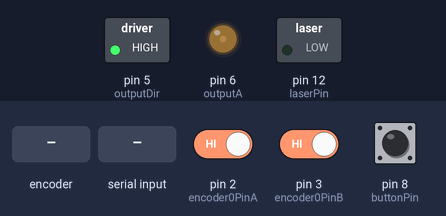
The sketch below on a simulated Arduino Uno, built with avr-gcc and run on an emulated ATmega328P. Shown: switched loads named in the sketch (green lamp = pin HIGH), output pins drawn as LEDs (lit = HIGH). The inputs (shaded band) are chosen by the test bench; at power-on: pin 2 (encoder0PinA) HIGH, pin 3 (encoder0PinB) HIGH, pin 8 (buttonPin) LOW. What the sketch prints to the serial monitor is not drawn.

Above: at 1.2 s.
1.3 s: rotary encoder on pin 2 (encoder0PinA) / pin 3 (encoder0PinB) turned 1 step (first pin leading)
At 2.1 s:
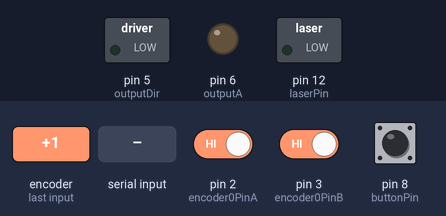
3.0 s: "90,45\n" received over Serial
At 4.2 s:
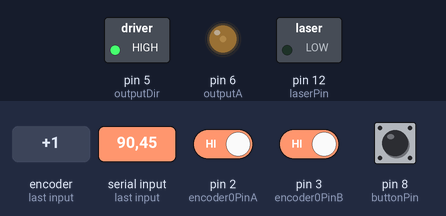
4.5 s: rotary encoder on pin 2 (encoder0PinA) / pin 3 (encoder0PinB) turned 3 steps (first pin leading)
At 5.8 s:
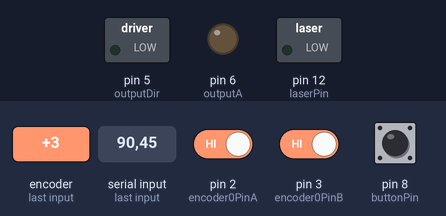
6.6 s: "30,150\n" received over Serial
At 7.0 s:
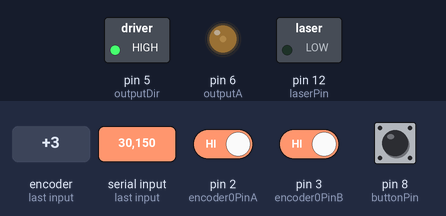
Timing chart, 0 to 9.1 s (numbered marks = the images above; inputs shaded):
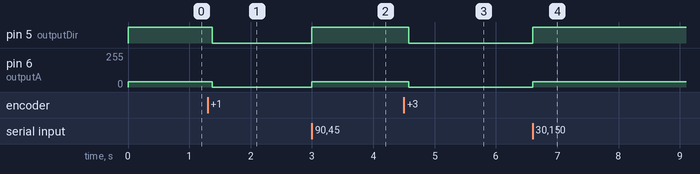

Measured:
- after the input at 1.3 s, pin 5 (outputDir): HIGH → LOW after 0.08 s; pin 6 (outputA): 40/255 → 0/255 after 0.08 s
- after the input at 3.0 s, pin 5 (outputDir): LOW → HIGH at once; pin 6 (outputA): 0/255 → 40/255 at once
- after the input at 4.5 s, pin 5 (outputDir): HIGH → LOW after 0.08 s; pin 6 (outputA): 40/255 → 0/255 after 0.08 s
- after the input at 6.6 s, pin 5 (outputDir): LOW → HIGH at once; pin 6 (outputA): 0/255 → 40/255 at once

The sketch:

move_no_base_no_Serial.ino
```cpp
#define outputA 6
#define outputDir 5
#define buttonPin 8
#define laserPin 12
#define baseencoder0Pos 0;
int encoder0PinA = 2;
int encoder0PinB = 3;
int count = 0;
//bool agneler(int input, bool clockwise ) {
//  loop(input,clockwise);
//}
double ratio = 5.825;
volatile int encoder0Pos = baseencoder0Pos;
volatile int encoder0PinALast = LOW;
volatile int n = LOW;
int valNew = 0;
int valOld = 0;
volatile int m = LOW;
int angle = 0;
int delta = 0;
bool stop = false;
bool clockwise = true;
//bool clockwise = false;
int maxx = angle;
int minn = -angle;
int buttonState = 0;
int max_vel = 40;
int min_vel = 5;
double prop = 0.3;
double derv = 1;
bool last_dir = clockwise;
int backlash = 7;
bool dironpush = clockwise;
bool right = false;
bool left = false;
int absmax = 360*ratio +50;
int absmin = -1*50;
void CountA()
{
  n = digitalRead(encoder0PinA);
  if ((encoder0PinALast == LOW) && (n == HIGH)) {
    if (m == LOW) {                                 // m == direction
      encoder0Pos--;
    }
    else {
      encoder0Pos++;
    }
  }
}
void StateB()
{
  m = digitalRead(encoder0PinB);
}
void setup()
{
  //attach to pins
  pinMode (encoder0PinA,INPUT);
  pinMode (encoder0PinB,INPUT);
  pinMode(outputA,OUTPUT);
  pinMode(outputDir,OUTPUT);
  pinMode(buttonPin,INPUT);
  pinMode(laserPin,OUTPUT);
  Serial.begin (2000000);

  attachInterrupt(1, CountA, CHANGE);
  attachInterrupt(0, StateB, FALLING);

}

void loop()
{
    digitalWrite(laserPin,LOW); //laser Works all time long

    //get the angle from the user.
    if (Serial.available() > 0) {
        stop = false;
        int angle1 = (int)Serial.parseInt();
        //Serial.print(Serial.available());
        //int angle2 = (int)Serial.read();
        //there's an option for resolution improvement
        angle = angle1;
        Serial.print(angle);
        angle *= ratio;
        Serial.print("received: ");
        clockwise = true;
        if (angle < 0) {
          clockwise = false;
          angle = -angle;
        }
        if(last_dir != clockwise)
        {
          angle += backlash;
          Serial.print("in");
        }
        maxx = encoder0Pos + angle;
        minn = encoder0Pos - angle;
        Serial.println(angle, DEC);
    }
    if(encoder0Pos < maxx && clockwise)
    {
       delta = maxx - encoder0Pos;
    }
    if(encoder0Pos > minn && !clockwise)
    {
       delta = encoder0Pos - minn;
    }

    count++;
    count %= 10;
    int diff;
    int last;
    if(count == 0)
    {
      diff = last - encoder0Pos;
      last = encoder0Pos;
    }
    int vel = max_vel*(prop*delta+derv*diff) + min_vel;
    vel = max_vel;
    // move clockwise
    if(clockwise && !stop)
    {
    analogWrite(outputA, vel); // Send PWM signal to L298N Enable pin
    digitalWrite(outputDir, HIGH);   // turn the motor dir
    }
    // move unclockwise
    if(!clockwise && !stop)
    {
    analogWrite(outputA, vel);
    digitalWrite(outputDir, LOW);   // turn the motor dir
    }

    //check for the button
    buttonState = digitalRead(buttonPin);
    if (buttonState == HIGH) {
    if(last_dir != clockwise){
    encoder0Pos = 0;
    }
    if(!right&& !left)
    {
    if(clockwise)
      right = true;
    else
      left = true;
    }
    }
    else
    {
      right = left = false;
    }
    last_dir = clockwise;

    encoder0PinALast = n;
    valNew = encoder0Pos;
    if (valNew != valOld) {
    //Serial.print (encoder0Pos, DEC);
    //Serial.print ("--");
    //if((encoder0Pos > absmax && clockwise)|| (encoder0Pos < absmin && !clockwise))
    //{
    //  Serial.print("I think you totally hegzamta");
    //  stopp();
    //}
    // if I got to the right place
    if((encoder0Pos > maxx && clockwise) || (encoder0Pos< minn && !clockwise ))
    {
      Serial.print("youve got to the right place!");
      stopp();
    }

    if((clockwise && right)||(!clockwise && left))
    {
      Serial.print("this is illegitimate dir");
      stopp();
    }

      valOld = valNew;
    }
}

int stopp()
{
        digitalWrite(outputA, LOW);   // turn the motor off
        digitalWrite(outputDir, LOW);   // turn the motor off
        stop = true;
        return 0;
}
```
